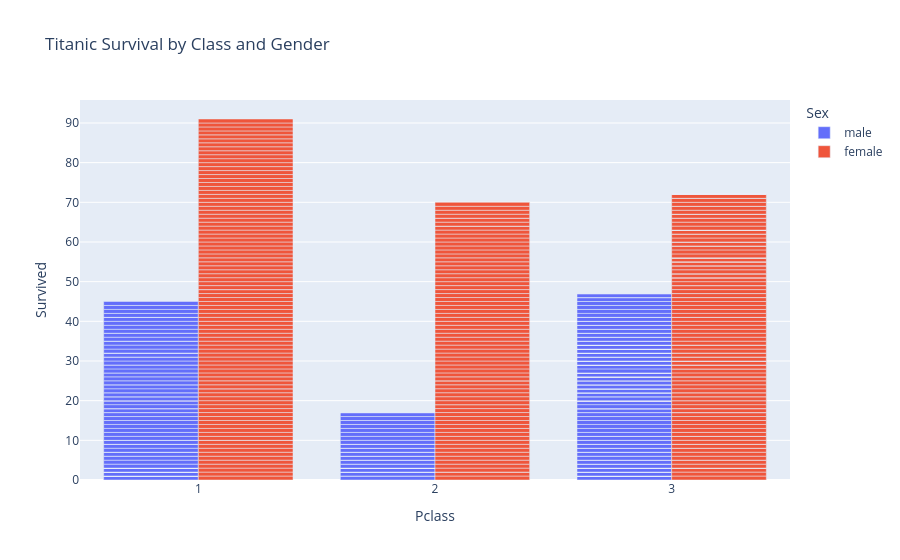

The code cell stored with this chart in its notebook:
### Code cell
fig

### Figure 1 — Plotly figure (JSON) as saved in the notebook; plotly's stock layout.template omitted (floating-point values rounded to 4 significant figures; data arrays with more than 128 entries replaced by an {"elided": "..."} marker saying what was removed)
{"data": [{"alignmentgroup": "True", "hovertemplate": "Sex=male<br>Pclass=%{x}<br>Survived=%{y}<extra></extra>", "legendgroup": "male", "marker": {"color": "#636efa", "pattern": {"shape": ""}}, "name": "male", "offsetgroup": "male", "orientation": "v", "showlegend": true, "textposition": "auto", "x": {"elided": "577 int values"}, "xaxis": "x", "y": {"elided": "577 int values"}, "yaxis": "y", "type": "bar"}, {"alignmentgroup": "True", "hovertemplate": "Sex=female<br>Pclass=%{x}<br>Survived=%{y}<extra></extra>", "legendgroup": "female", "marker": {"color": "#EF553B", "pattern": {"shape": ""}}, "name": "female", "offsetgroup": "female", "orientation": "v", "showlegend": true, "textposition": "auto", "x": {"elided": "314 int values"}, "xaxis": "x", "y": {"elided": "314 int values"}, "yaxis": "y", "type": "bar"}], "layout": {"xaxis": {"anchor": "y", "domain": [0.0, 1.0], "title": {"text": "Pclass"}}, "yaxis": {"anchor": "x", "domain": [0.0, 1.0], "title": {"text": "Survived"}}, "legend": {"title": {"text": "Sex"}, "tracegroupgap": 0}, "title": {"text": "Titanic Survival by Class and Gender"}, "barmode": "group"}}
